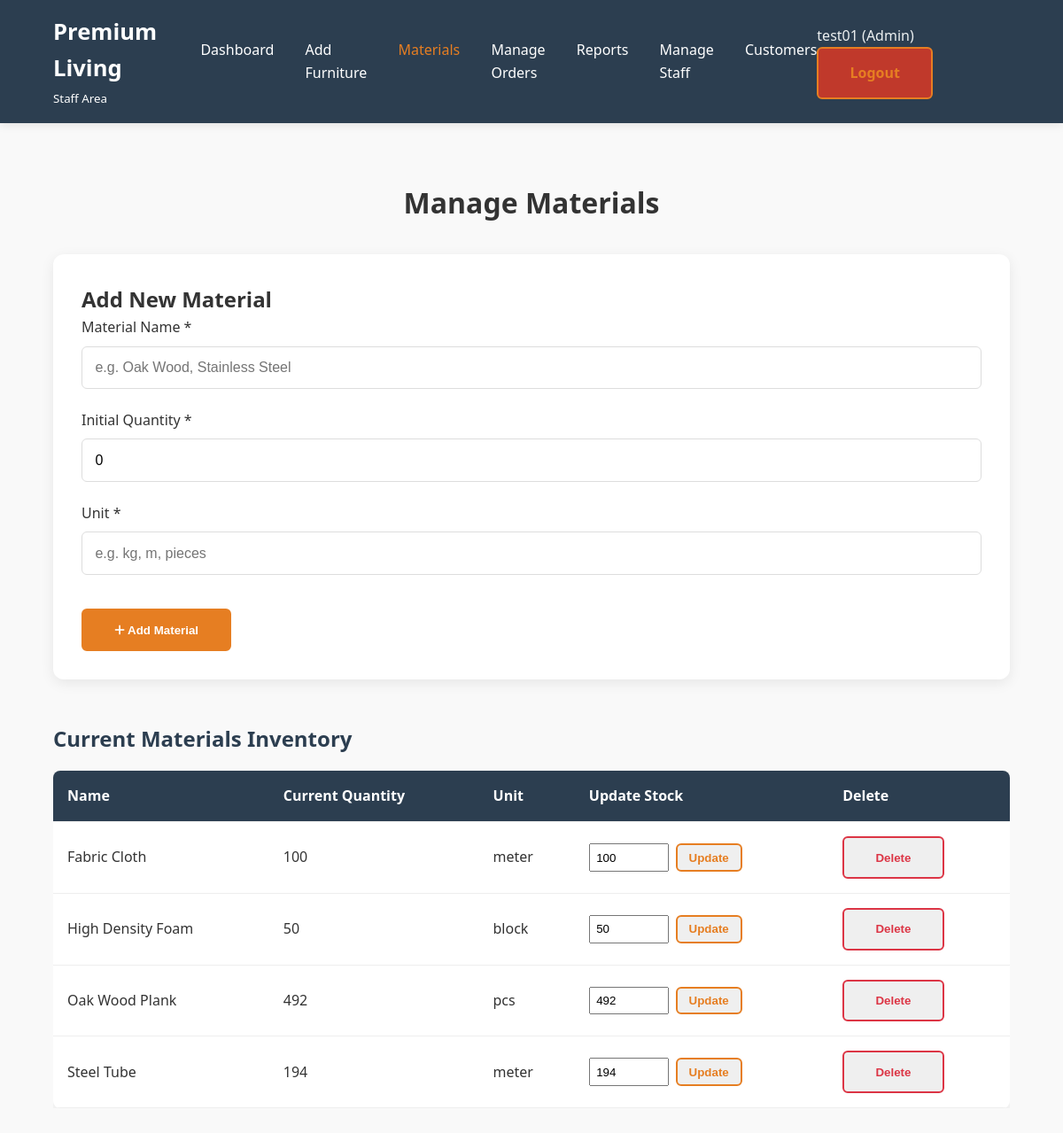
Screenshot of /staff/materials_add.php (signed in) with the database file from the repository.
### tables this page shows
CREATE TABLE `materials` (
  `mid` int(11) NOT NULL,
  `mname` varchar(255) NOT NULL,
  `mqty` int(11) NOT NULL DEFAULT 0,
  `munit` varchar(50) NOT NULL
);

### staff/materials_add.php (the view, shortened to what this page needs)
<?php
include '../connections/dbconn.php';
$role = isset($_SESSION['staff_role']) ? strtolower(trim($_SESSION['staff_role'])) : '';
$is_admin = ($role === 'admin' || $role === 'administrator');
$materials = [];
$result = $conn->query("
    SELECT mid, mname, mqty, munit
    FROM Materials
    ORDER BY mname ASC
");
while ($row = $result->fetch_assoc()) {
    $materials[] = $row;
}
?>
<!DOCTYPE html>
<html lang="en">
<head>
    <link rel="stylesheet" href="../css/style.css">
    <link rel="stylesheet" href="https://cdnjs.cloudflare.com/ajax/libs/font-awesome/6.5.0/css/all.min.css"/>
</head>
<body>
<header class="navbar">
    <div class="logo">
        <h2>Premium Living</h2>
        <small>Staff Area</small>
    </div>
    <nav class="nav-links">
        <a href="dashboard.php">Dashboard</a>
        <a href="furniture_add.php">Add Furniture</a>
        <a href="materials_add.php" class="active">Materials</a>
        <a href="orders_manage.php">Manage Orders</a>
        <a href="report.php">Reports</a>
        <?php if ($is_admin): ?>
            <a href="staff_manage.php">Manage Staff</a>
            <a href="customers_view.php">Customers</a>
        <?php endif; ?>
    </nav>
    <div class="nav-right">
        <span style="color:#ecf0f1; margin-right:1.2rem;">
            <?= htmlspecialchars($_SESSION['staff_name'] ?? 'Staff') ?>
            (<?= htmlspecialchars(ucfirst($_SESSION['staff_role'] ?? 'Staff')) ?>)
        </span>
        <a href="logout.php" class="btn-outline logout-btn">Logout</a>
    </div>
</header>
<div class="dashboard-container">
    <h1 class="section-title" style="margin:2rem 0;">Manage Materials</h1>
    <div class="form-container" style="background:white; padding:2rem; border-radius:12px; box-shadow:0 4px 15px rgba(0,0,0,0.08); margin-bottom:3rem;">
        <h2>Add New Material</h2>
        <form method="POST" action="">
            <div class="form-group">
                <label>Material Name *</label>
                <input type="text" name="mname" required placeholder="e.g. Oak Wood, Stainless Steel">
            </div>
            <div class="form-group">
                <label>Initial Quantity *</label>
                <input type="number" name="mqty" required min="0" value="0" step="1">
            </div>
            <div class="form-group">
                <label>Unit *</label>
                <input type="text" name="munit" required placeholder="e.g. kg, m, pieces">
            </div>
            <button type="submit" class="btn-primary" style="margin-top:1rem;">
                <i class="fas fa-plus"></i> Add Material
            </button>
        </form>
    </div>
    <h2 style="margin:2rem 0 1rem; color:#2c3e50;">Current Materials Inventory</h2>
    <?php if (empty($materials)): ?>
        <p style="text-align:center; color:#777; padding:2rem;">No materials found.</p>
    <?php else: ?>
        <div style="overflow-x:auto;">
            <table class="staff-table">
                <thead>
                    <tr>
                        <th>Name</th>
                        <th>Current Quantity</th>
                        <th>Unit</th>
                        <th>Update Stock</th>
                        <th>Delete</th>
                    </tr>
                </thead>
                <tbody>
                    <?php foreach ($materials as $material): ?>
                        <tr>
                            <td><?= htmlspecialchars($material['mname']) ?></td>
                            <td><?= htmlspecialchars($material['mqty']) ?></td>
                            <td><?= htmlspecialchars($material['munit']) ?></td>
                            <td>
                                <form method="POST" action="" style="display:flex; gap:0.5rem; align-items:center;">
                                    <input type="number" name="mqty" value="<?= $material['mqty'] ?>" min="0"
                                           style="width:90px; padding:0.4rem;">
                                    <button type="submit" class="btn-outline" style="padding:0.4rem 0.8rem;">
                                        Update
                                    </button>
                                </form>
                            </td>
                            <td>
                                <form method="POST" action="" onsubmit="return confirm('Delete material <?= htmlspecialchars(addslashes($material['mname'])) ?>? This cannot be undone.');">
                                    <button type="submit" class="btn-outline" style="color:#dc3545; border-color:#dc3545;">
                                        Delete
                                    </button>
                                </form>
                            </td>
                        </tr>
                    <?php endforeach; ?>
                </tbody>
            </table>
        </div>
    <?php endif; ?>
</div>
</body>
</html>

### css/style.css (style rules this page uses)
* { margin: 0; padding: 0; box-sizing: border-box; }
body { font-family: 'Segoe UI', Tahoma, Geneva, Verdana, sans-serif; line-height: 1.6; color: #333; background-color: #f9f9f9; }
.navbar { display: flex; justify-content: space-between; align-items: center; background-color: #2c3e50; padding: 1rem 5%; color: white; position: sticky; top: 0; z-index: 1000; box-shadow: 0 2px 10px rgba(0, 0, 0, 0.1); }
.logo h2 { font-size: 1.6rem; }
.nav-links { display: flex; gap: 2.2rem; }
.nav-links a { color: white; text-decoration: none; font-weight: 500; transition: color 0.3s; }
.nav-links a:hover, .nav-links a.active { color: #e67e22; }
.btn-primary, .btn-outline { display: inline-block; padding: 0.9rem 2.2rem; text-decoration: none; border-radius: 6px; font-weight: 600; transition: all 0.3s; }
.btn-primary { background: #e67e22; color: white; border: 2px solid #e67e22; }
.btn-outline { border: 2px solid #e67e22; color: #e67e22; }
.section-title { text-align: center; margin: 4rem 0 2.5rem; }
.form-group { margin-bottom: 1.4rem; }
.form-group label { display: block; margin-bottom: 0.5rem; font-weight: 500; color: #333; }
.form-group input { width: 100%; padding: 0.9rem; border: 1px solid #ddd; border-radius: 6px; font-size: 1rem; }
a, a:hover, a:visited, a:active { color: inherit; text-decoration: none; }
.dashboard-container { padding: 2rem 5%; max-width: 1400px; margin: 0 auto; }
.logout-btn { background: #c0392b !important; }
.form-container { background: white; padding: 2rem; border-radius: 12px; box-shadow: 0 4px 15px rgba(0,0,0,0.08); margin-bottom: 2.5rem; }
.staff-table { width: 100%; border-collapse: collapse; background: white; box-shadow: 0 4px 15px rgba(0,0,0,0.08); border-radius: 8px; overflow: hidden; }
.staff-table th, .staff-table td { padding: 1rem; text-align: left; border-bottom: 1px solid #eee; }
.staff-table th { background: #2c3e50; color: white; font-weight: 600; }

### rows the page displays
materials: mname "Fabric Cloth", mqty "100", munit "meter"
materials: mname "High Density Foam", mqty "50", munit "block"
materials: mname "Oak Wood Plank", mqty "492", munit "pcs"
materials: mname "Steel Tube", mqty "194", munit "meter"

### other values shown
$_SESSION['staff_name'] "test01"
$_SESSION['staff_role'] "Admin"
